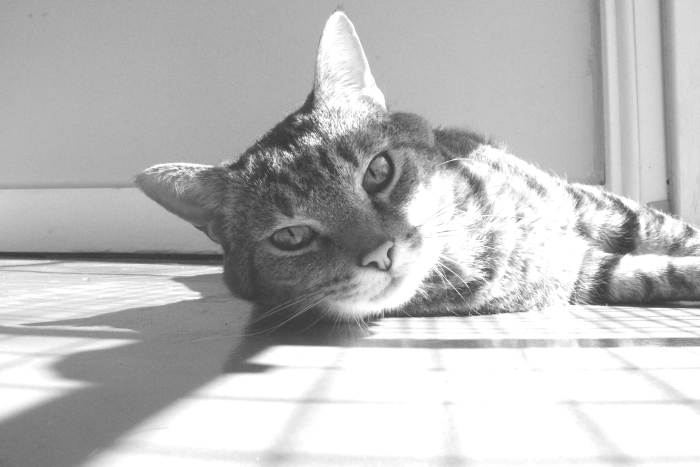
#> input picture frontend/images/cat_brightness+50.jpg, 1400 x 933 px (shown at 1/2 size)
$ python pyramids.py
#> lines starting #> are read from the running program, lines starting #| are printed output that depends on the picture
import cv2
import numpy as np
import matplotlib.pyplot as plt
import os

def build_gaussian_pyramid(image, levels):
    """
    Build Gaussian pyramid for an image.

    Args:
        image: Input grayscale image
        levels: Number of pyramid levels

    Returns:
        List of images forming the Gaussian pyramid
    """
    pyramid = [image.copy()]
    for i in range(levels - 1):
        # Blur and downsample
        img = cv2.pyrDown(pyramid[i])
        pyramid.append(img)
    return pyramid

def build_laplacian_pyramid(gaussian_pyramid):
    """
    Build Laplacian pyramid from a Gaussian pyramid.

    Args:
        gaussian_pyramid: List of images forming the Gaussian pyramid

    Returns:
        List of images forming the Laplacian pyramid (original values),
        List of images for visualization (with +128)
    """
    laplacian_pyramid = []
    laplacian_display = []

    for i in range(len(gaussian_pyramid) - 1):
        # Upsample current level
        expanded = cv2.pyrUp(gaussian_pyramid[i + 1],
                           dstsize=(gaussian_pyramid[i].shape[1],
                                  gaussian_pyramid[i].shape[0]))
        # Compute difference
        laplacian = cv2.subtract(gaussian_pyramid[i], expanded)
        laplacian_pyramid.append(laplacian)

        # Create display version with +128
        display = cv2.add(laplacian.copy(), 128)
        laplacian_display.append(display)

    # Add the smallest Gaussian level as the last Laplacian level
    laplacian_pyramid.append(gaussian_pyramid[-1])
    laplacian_display.append(gaussian_pyramid[-1])

    return laplacian_pyramid, laplacian_display

def reconstruct_from_laplacian(laplacian_pyramid):
    """
    Reconstruct original image from a Laplacian pyramid.
    Uses the original Laplacian values (not the display values).
    """
    reconstructed = laplacian_pyramid[-1]
    for i in range(len(laplacian_pyramid) - 2, -1, -1):
        expanded = cv2.pyrUp(reconstructed,
                           dstsize=(laplacian_pyramid[i].shape[1],
                                  laplacian_pyramid[i].shape[0]))
        reconstructed = cv2.add(expanded, laplacian_pyramid[i])
    return reconstructed

def main():
    print("\nImage Pyramids Tool")
    print("-----------------")

    while True:
        image_path = input("\nEnter image path (or 'q' to quit): ").strip()
#> the answer given: ../../frontend/images/cat_brightness+50.jpg
        if image_path.lower() == 'q':
            break

        if not os.path.exists(image_path):
            print("Error: File not found.")
            continue

        # Load image
        image = cv2.imread(image_path, cv2.IMREAD_GRAYSCALE)
#> image is the input picture: shape (933, 1400); min 47, max 255, mean 188
        if image is None:
            print("Error: Could not load image.")
            continue

        # Get number of levels
        try:
            levels = int(input("Enter number of pyramid levels (3-6): ").strip())
#> the answer given: 3
            if not 3 <= levels <= 6:
                print("Number of levels must be between 3 and 6")
                continue
        except ValueError:
            print("Please enter a valid number")
            continue

        # Build pyramids
        gaussian_pyramid = build_gaussian_pyramid(image, levels)
#> the loop in build_gaussian_pyramid, `for i in range(levels - 1):` made 2 passes
#> pass 1, in build_gaussian_pyramid, `img = cv2.pyrDown(pyramid[i])`:
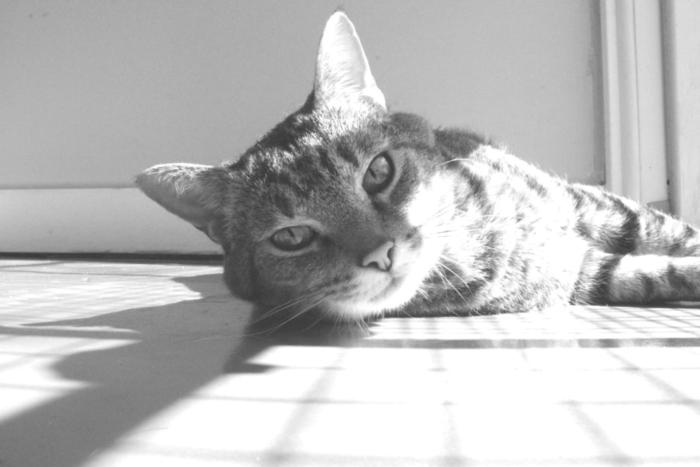
#> img: shape (467, 700); min 56, max 255, mean 188.1
#> after the loop in build_gaussian_pyramid, `for i in range(levels - 1):`: pyramid = 3 items
#> gaussian_pyramid = 3 items
        laplacian_pyramid, laplacian_display = build_laplacian_pyramid(gaussian_pyramid)
#> the loop in build_laplacian_pyramid, `for i in range(len(gaussian_pyramid) - 1):` made 2 passes
#> pass 1, in build_laplacian_pyramid, `laplacian = cv2.subtract(gaussian_pyramid[i], expanded)`:
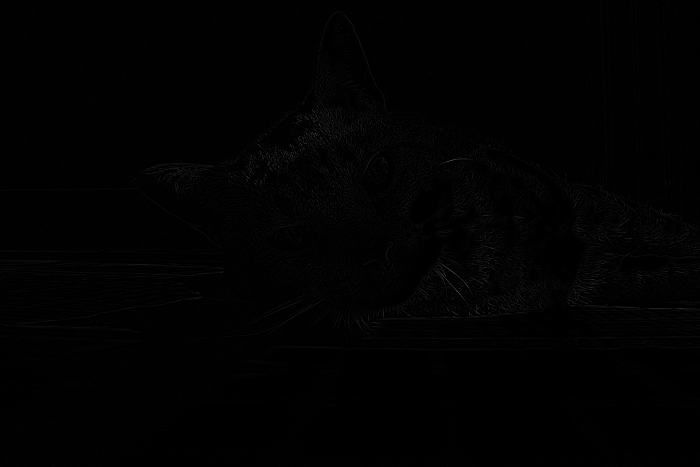
#> laplacian: shape (933, 1400) (shown at 1/2 size); min 0, max 104, mean 1.5
#> pass 1, in build_laplacian_pyramid, `display = cv2.add(laplacian.copy(), 128)`:
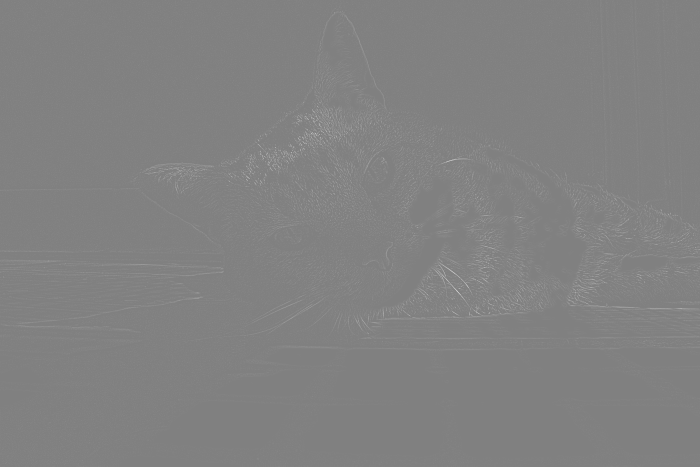
#> display: shape (933, 1400) (shown at 1/2 size); min 128, max 232, mean 129.5
#> after the loop in build_laplacian_pyramid, `for i in range(len(gaussian_pyramid) - 1):`: laplacian_display = 2 items
#> laplacian_pyramid = 3 items; laplacian_display = 3 items

        # Display results
        plt.figure(figsize=(15, 5))

        # Display Gaussian pyramid
        plt.subplot(131)
        plt.title('Gaussian Pyramid')
        for i, img in enumerate(gaussian_pyramid):
            plt.subplot(levels, 3, i*3 + 1)
            plt.imshow(img, cmap='gray')
            plt.axis('off')
#> this loop made 3 passes

        # Display Laplacian pyramid
        for i, img in enumerate(laplacian_display):
            plt.subplot(levels, 3, i*3 + 2)
            plt.imshow(img, cmap='gray')
            plt.axis('off')

        # Reconstruct and display
        reconstructed = reconstruct_from_laplacian(laplacian_pyramid)
#> the loop in reconstruct_from_laplacian, `for i in range(len(laplacian_pyramid) - 2, -1, -1):` made 2 passes
#> i on pass 2: 0
        plt.subplot(133)
        plt.imshow(reconstructed, cmap='gray')
        plt.title('Reconstructed')
        plt.axis('off')

        plt.tight_layout()
        plt.show()
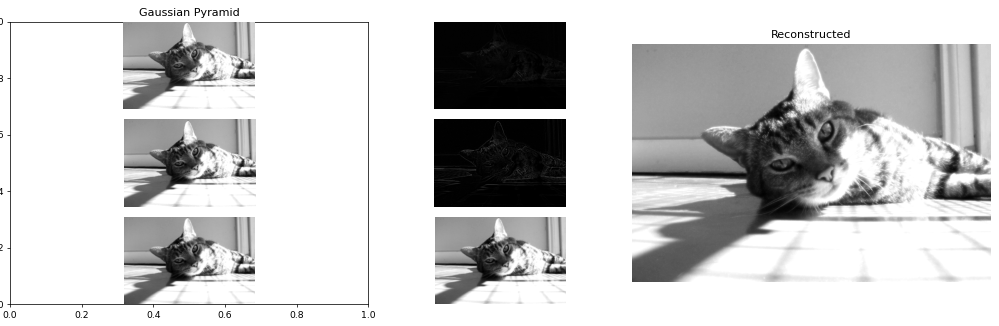
#> figure drawn by matplotlib, 7 panels

        # Save option
        if input("\nSave results? (y/n): ").lower() == 'y':
#> the answer given: out.png
#> the answer given: ../../frontend/images/cat_brightness-50.jpg
#> the answer given: 3
#> the answer given: out.png
            base_name = os.path.splitext(image_path)[0]
            cv2.imwrite(f"{base_name}_reconstructed.png", reconstructed)
            print(f"Saved reconstructed image as: {base_name}_reconstructed.png")

if __name__ == "__main__":
#> (the run stopped early here; a loop or call above may not have finished)
